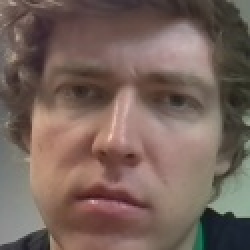
#> input picture angry/img_13.jpg, 125 x 125 px, given as the content of the folder normal, which was not available (shown 2 times larger)
$ python RT_pc.py   (older library calls are emulated)
#> lines starting #> are read from the running program, lines starting #| are printed output that depends on the picture; pictures that were not available may be replaced by others from this repository, and a replacement may not be noted
#! /usr/bin/python2.7
# -*- coding: utf-8 -*-
#
#
#

try:
    import sys, time, os
    import numpy as np
    import cv2
except ImportError as e:
    print("Failed loading modules : {0}".format(e))
    sys.exit(2)


SCREEN_RES = (640, 480)
SAMP_SIZE = (160, 120)
FPS = 32

dir_save = "save"
dir_moods = ["normal", "happy", "angry", "surprise"]
id_moods = [0, 1, 2, 3]


def main():
    faceCascade = cv2.CascadeClassifier("haarcascade_frontalface_alt.xml")


#Get samples
    #Moods directory


    moods = []
    n_moods = []
    for i in range(len(dir_moods)):
        #Get the files in dirs
        tmp = []
        for f in os.listdir(dir_moods[i]):
            pic_path = os.path.join(dir_moods[i], f)
            if os.path.isfile(pic_path):
                tmp.append(pic_path)

        #How many pics for each moods
        n_moods.append(len(tmp))
        #Convert img for training (1row = 1grayscale 1D image)
        for pic in tmp:
            img = cv2.imread(pic, 0)
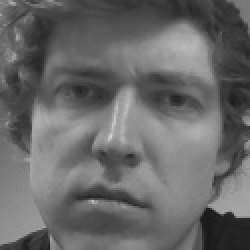
#> img: shape (125, 125) (shown 2 times larger); min 25, max 211, mean 104.4
            img = cv2.resize(img, SAMP_SIZE)
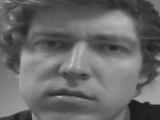
#> img: shape (120, 160); min 26, max 200, mean 104.3
            img = np.array([c  for r in img for c in r] , dtype=np.float32)
#> img = 19200 values, max 200 at index 10470, min 26 at index 16451, mean 104.3
#> pass 3 of the loop in main, `for i in range(len(dir_moods)):`:
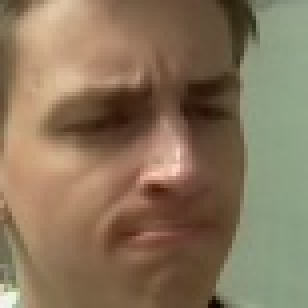
#> input picture angry/img_0.jpg, 77 x 77 px (shown 4 times larger)
#> in main, `img = cv2.imread(pic, 0)`:
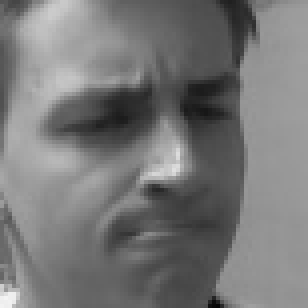
#> img: shape (77, 77) (shown 4 times larger); min 7, max 244, mean 119.6
#> in main, `img = cv2.resize(img, SAMP_SIZE)`:
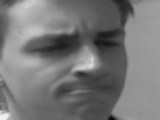
#> img: shape (120, 160); min 8, max 242, mean 119.5
#> in main, `img = np.array([c  for r in img for c in r] , dtype=np.float32)`: img = 19200 values, max 242 at index 18562, min 8 at index 19152, mean 119.5
#> the loop made 4 passes; the first 3 are shown
            moods.append(img)

    #Get labels
    labels = []
#> labels = []
    for i in id_moods:
        labels.extend([i]*n_moods[i])

    moods = np.array(moods, dtype=np.float32)
    labels = np.array(labels, dtype=np.float32)

    svm = cv2.ml.SVM_create()

    svm.setKernel(cv2.ml.SVM_LINEAR)
    svm.setType(cv2.ml.SVM_C_SVC)
    svm.setC(2)
    svm.setTermCriteria((cv2.TERM_CRITERIA_COUNT, 100, 1.e-06))
#> (the run stopped early here; a loop or call above may not have finished)
